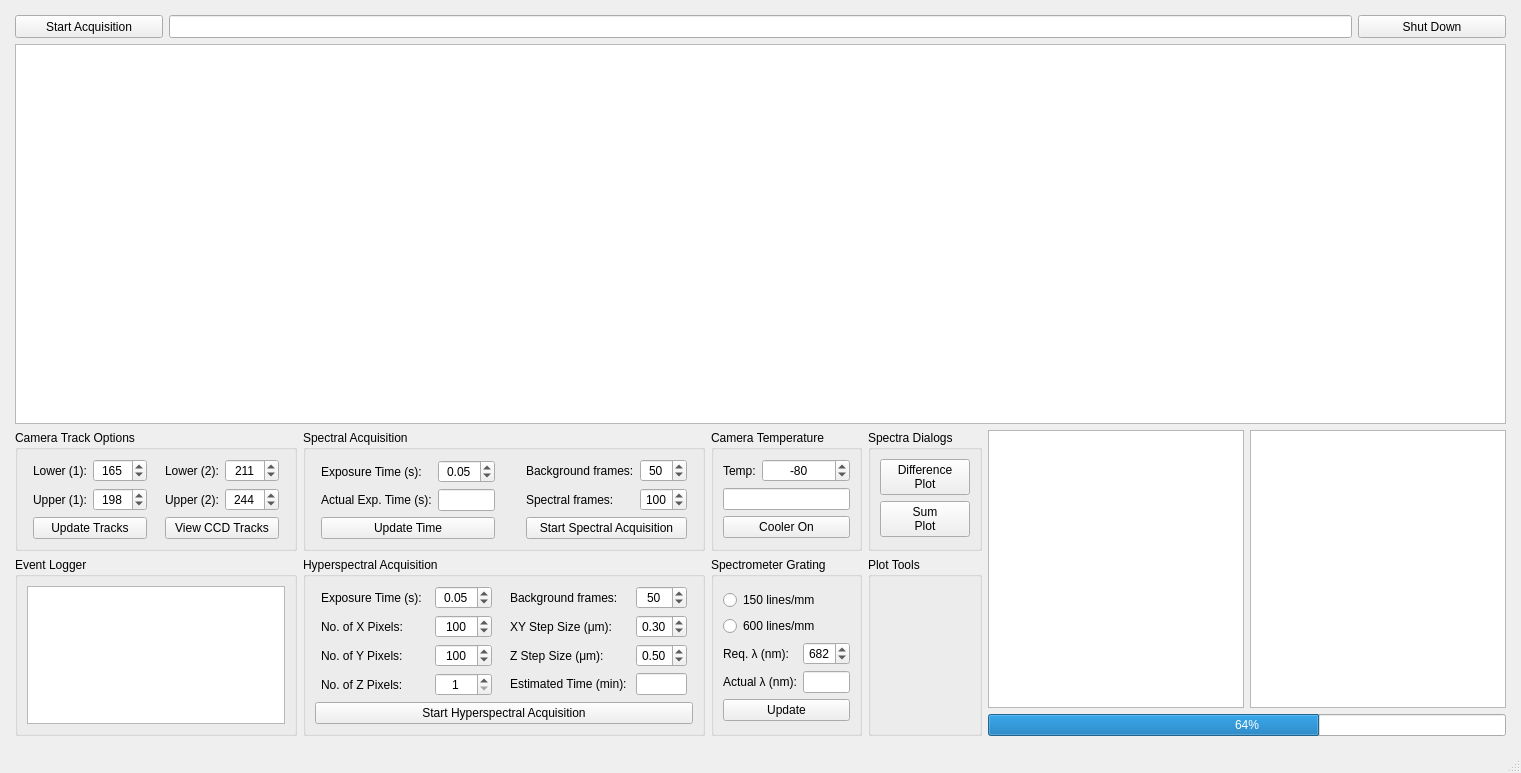
<?xml version="1.0" encoding="UTF-8"?>
<ui version="4.0">
 <author>Priyank Shah</author>
 <class>MainWindow</class>
 <widget class="QMainWindow" name="MainWindow">
  <property name="geometry">
   <rect>
    <x>0</x>
    <y>0</y>
    <width>1468</width>
    <height>773</height>
   </rect>
  </property>
  <property name="windowTitle">
   <string>MainWindow</string>
  </property>
  <property name="styleSheet">
   <string notr="true"/>
  </property>
  <widget class="QWidget" name="centralwidget">
   <layout class="QGridLayout" name="gridLayout" rowstretch="4,66,30">
    <property name="leftMargin">
     <number>15</number>
    </property>
    <property name="topMargin">
     <number>15</number>
    </property>
    <property name="rightMargin">
     <number>15</number>
    </property>
    <property name="bottomMargin">
     <number>15</number>
    </property>
    <item row="0" column="1" colspan="2">
     <layout class="QHBoxLayout" name="horizontalLayout_2" stretch="10,80,10">
      <item>
       <widget class="QPushButton" name="buttonMainStartAcquisition">
        <property name="sizePolicy">
         <sizepolicy hsizetype="Minimum" vsizetype="Minimum">
          <horstretch>0</horstretch>
          <verstretch>0</verstretch>
         </sizepolicy>
        </property>
        <property name="toolTip">
         <string>&lt;html&gt;&lt;head/&gt;&lt;body&gt;&lt;p&gt;Start/Stop acquisition. This will give a live view of the tracks on the camera at the set exposure time.&lt;/p&gt;&lt;/body&gt;&lt;/html&gt;</string>
        </property>
        <property name="text">
         <string>Start Acquisition</string>
        </property>
       </widget>
      </item>
      <item>
       <widget class="QLineEdit" name="mainStatus">
        <property name="sizePolicy">
         <sizepolicy hsizetype="Expanding" vsizetype="Minimum">
          <horstretch>0</horstretch>
          <verstretch>0</verstretch>
         </sizepolicy>
        </property>
        <property name="alignment">
         <set>Qt::AlignCenter</set>
        </property>
        <property name="readOnly">
         <bool>true</bool>
        </property>
       </widget>
      </item>
      <item>
       <widget class="QPushButton" name="buttonMainShutdown">
        <property name="sizePolicy">
         <sizepolicy hsizetype="Preferred" vsizetype="Minimum">
          <horstretch>0</horstretch>
          <verstretch>0</verstretch>
         </sizepolicy>
        </property>
        <property name="text">
         <string>Shut Down</string>
        </property>
       </widget>
      </item>
     </layout>
    </item>
    <item row="1" column="1" colspan="2">
     <layout class="QHBoxLayout" name="horizontalLayout_4" stretch="95">
      <item>
       <layout class="QVBoxLayout" name="verticalLayout_3">
        <item>
         <widget class="PlotWidget" name="specwinMain">
          <property name="sizePolicy">
           <sizepolicy hsizetype="Preferred" vsizetype="Minimum">
            <horstretch>0</horstretch>
            <verstretch>0</verstretch>
           </sizepolicy>
          </property>
         </widget>
        </item>
       </layout>
      </item>
     </layout>
    </item>
    <item row="2" column="1" colspan="2">
     <layout class="QHBoxLayout" name="horizontalLayout_3" stretch="45,55">
      <item>
       <layout class="QGridLayout" name="gridLayout_4" rowstretch="0,0,0,0" columnstretch="45,0,25,0,15,0,15">
        <item row="1" column="0">
         <widget class="QGroupBox" name="groupBox_4">
          <property name="title">
           <string>Camera Track Options</string>
          </property>
          <layout class="QGridLayout" name="gridLayout_3" rowstretch="0" columnstretch="47,6,47">
           <property name="sizeConstraint">
            <enum>QLayout::SetMinimumSize</enum>
           </property>
           <property name="verticalSpacing">
            <number>6</number>
           </property>
           <item row="0" column="0">
            <layout class="QFormLayout" name="formLayout_3">
             <property name="sizeConstraint">
              <enum>QLayout::SetNoConstraint</enum>
             </property>
             <property name="formAlignment">
              <set>Qt::AlignLeading|Qt::AlignLeft|Qt::AlignVCenter</set>
             </property>
             <property name="leftMargin">
              <number>6</number>
             </property>
             <property name="rightMargin">
              <number>6</number>
             </property>
             <item row="0" column="0">
              <widget class="QLabel" name="label">
               <property name="sizePolicy">
                <sizepolicy hsizetype="Preferred" vsizetype="MinimumExpanding">
                 <horstretch>0</horstretch>
                 <verstretch>0</verstretch>
                </sizepolicy>
               </property>
               <property name="text">
                <string>Lower (1):</string>
               </property>
              </widget>
             </item>
             <item row="1" column="1">
              <widget class="QSpinBox" name="camtrackUpper1">
               <property name="alignment">
                <set>Qt::AlignCenter</set>
               </property>
               <property name="minimum">
                <number>1</number>
               </property>
               <property name="maximum">
                <number>1024</number>
               </property>
               <property name="value">
                <number>198</number>
               </property>
              </widget>
             </item>
             <item row="2" column="0" colspan="2">
              <widget class="QPushButton" name="buttonCamtrackUpdate">
               <property name="text">
                <string>Update Tracks</string>
               </property>
              </widget>
             </item>
             <item row="0" column="1">
              <widget class="QSpinBox" name="camtrackLower1">
               <property name="alignment">
                <set>Qt::AlignCenter</set>
               </property>
               <property name="minimum">
                <number>1</number>
               </property>
               <property name="maximum">
                <number>1024</number>
               </property>
               <property name="value">
                <number>165</number>
               </property>
              </widget>
             </item>
             <item row="1" column="0">
              <widget class="QLabel" name="label_2">
               <property name="text">
                <string>Upper (1):</string>
               </property>
              </widget>
             </item>
            </layout>
           </item>
           <item row="0" column="2">
            <layout class="QFormLayout" name="formLayout_4">
             <property name="formAlignment">
              <set>Qt::AlignLeading|Qt::AlignLeft|Qt::AlignVCenter</set>
             </property>
             <property name="leftMargin">
              <number>6</number>
             </property>
             <property name="rightMargin">
              <number>6</number>
             </property>
             <item row="0" column="0">
              <widget class="QLabel" name="label_3">
               <property name="text">
                <string>Lower (2):</string>
               </property>
              </widget>
             </item>
             <item row="2" column="0" colspan="2">
              <widget class="QPushButton" name="buttonCamtrackView">
               <property name="text">
                <string>View CCD Tracks</string>
               </property>
              </widget>
             </item>
             <item row="1" column="1">
              <widget class="QSpinBox" name="camtrackUpper2">
               <property name="alignment">
                <set>Qt::AlignCenter</set>
               </property>
               <property name="minimum">
                <number>1</number>
               </property>
               <property name="maximum">
                <number>1024</number>
               </property>
               <property name="value">
                <number>244</number>
               </property>
              </widget>
             </item>
             <item row="0" column="1">
              <widget class="QSpinBox" name="camtrackLower2">
               <property name="alignment">
                <set>Qt::AlignCenter</set>
               </property>
               <property name="minimum">
                <number>1</number>
               </property>
               <property name="maximum">
                <number>1024</number>
               </property>
               <property name="value">
                <number>211</number>
               </property>
              </widget>
             </item>
             <item row="1" column="0">
              <widget class="QLabel" name="label_4">
               <property name="text">
                <string>Upper (2):</string>
               </property>
              </widget>
             </item>
            </layout>
           </item>
           <item row="0" column="1">
            <spacer name="horizontalSpacer">
             <property name="orientation">
              <enum>Qt::Horizontal</enum>
             </property>
             <property name="sizeHint" stdset="0">
              <size>
               <width>40</width>
               <height>20</height>
              </size>
             </property>
            </spacer>
           </item>
          </layout>
         </widget>
        </item>
        <item row="3" column="3">
         <spacer name="horizontalSpacer_5">
          <property name="orientation">
           <enum>Qt::Horizontal</enum>
          </property>
          <property name="sizeHint" stdset="0">
           <size>
            <width>40</width>
            <height>20</height>
           </size>
          </property>
         </spacer>
        </item>
        <item row="3" column="5">
         <spacer name="horizontalSpacer_6">
          <property name="orientation">
           <enum>Qt::Horizontal</enum>
          </property>
          <property name="sizeHint" stdset="0">
           <size>
            <width>40</width>
            <height>20</height>
           </size>
          </property>
         </spacer>
        </item>
        <item row="1" column="2">
         <widget class="QGroupBox" name="groupBox_5">
          <property name="title">
           <string>Spectral Acquisition</string>
          </property>
          <layout class="QGridLayout" name="gridLayout_8" columnstretch="47,6,47">
           <item row="0" column="2">
            <layout class="QFormLayout" name="formLayout_8">
             <property name="formAlignment">
              <set>Qt::AlignLeading|Qt::AlignLeft|Qt::AlignVCenter</set>
             </property>
             <property name="leftMargin">
              <number>6</number>
             </property>
             <property name="rightMargin">
              <number>6</number>
             </property>
             <item row="0" column="0">
              <widget class="QLabel" name="label_7">
               <property name="text">
                <string>Background frames:</string>
               </property>
              </widget>
             </item>
             <item row="1" column="0">
              <widget class="QLabel" name="label_8">
               <property name="text">
                <string>Spectral frames:</string>
               </property>
              </widget>
             </item>
             <item row="2" column="0" colspan="2">
              <widget class="QPushButton" name="buttonSpectralStart">
               <property name="text">
                <string>Start Spectral Acquisition</string>
               </property>
              </widget>
             </item>
             <item row="0" column="1">
              <widget class="QSpinBox" name="spectralBackgroundFrames">
               <property name="alignment">
                <set>Qt::AlignCenter</set>
               </property>
               <property name="minimum">
                <number>1</number>
               </property>
               <property name="maximum">
                <number>999</number>
               </property>
               <property name="value">
                <number>50</number>
               </property>
              </widget>
             </item>
             <item row="1" column="1">
              <widget class="QSpinBox" name="spectralFrames">
               <property name="alignment">
                <set>Qt::AlignCenter</set>
               </property>
               <property name="maximum">
                <number>999</number>
               </property>
               <property name="value">
                <number>100</number>
               </property>
              </widget>
             </item>
            </layout>
           </item>
           <item row="0" column="0">
            <layout class="QFormLayout" name="formLayout_7">
             <property name="formAlignment">
              <set>Qt::AlignLeading|Qt::AlignLeft|Qt::AlignVCenter</set>
             </property>
             <property name="leftMargin">
              <number>6</number>
             </property>
             <property name="rightMargin">
              <number>6</number>
             </property>
             <item row="0" column="0">
              <widget class="QLabel" name="label_5">
               <property name="text">
                <string>Exposure Time (s):</string>
               </property>
              </widget>
             </item>
             <item row="1" column="0">
              <widget class="QLabel" name="label_6">
               <property name="text">
                <string>Actual Exp. Time (s):</string>
               </property>
              </widget>
             </item>
             <item row="2" column="0" colspan="2">
              <widget class="QPushButton" name="buttonSpectralUpdate">
               <property name="text">
                <string>Update Time</string>
               </property>
              </widget>
             </item>
             <item row="0" column="1">
              <widget class="QDoubleSpinBox" name="spectralRequiredTime">
               <property name="alignment">
                <set>Qt::AlignCenter</set>
               </property>
               <property name="minimum">
                <double>0.010000000000000</double>
               </property>
               <property name="maximum">
                <double>10.000000000000000</double>
               </property>
               <property name="singleStep">
                <double>0.010000000000000</double>
               </property>
               <property name="value">
                <double>0.050000000000000</double>
               </property>
              </widget>
             </item>
             <item row="1" column="1">
              <widget class="QLineEdit" name="spectralActualTime">
               <property name="alignment">
                <set>Qt::AlignCenter</set>
               </property>
               <property name="readOnly">
                <bool>true</bool>
               </property>
              </widget>
             </item>
            </layout>
           </item>
           <item row="0" column="1">
            <spacer name="horizontalSpacer_2">
             <property name="orientation">
              <enum>Qt::Horizontal</enum>
             </property>
             <property name="sizeHint" stdset="0">
              <size>
               <width>40</width>
               <height>20</height>
              </size>
             </property>
            </spacer>
           </item>
          </layout>
         </widget>
        </item>
        <item row="1" column="6">
         <widget class="QGroupBox" name="groupBox">
          <property name="title">
           <string>Spectra Dialogs</string>
          </property>
          <layout class="QGridLayout" name="gridLayout_9">
           <item row="0" column="0">
            <widget class="QPushButton" name="buttonDialogsDifference">
             <property name="text">
              <string>Difference
Plot</string>
             </property>
            </widget>
           </item>
           <item row="1" column="0">
            <widget class="QPushButton" name="buttonDialogsSum">
             <property name="text">
              <string>Sum
Plot</string>
             </property>
            </widget>
           </item>
          </layout>
         </widget>
        </item>
        <item row="3" column="2">
         <widget class="QGroupBox" name="groupBox_7">
          <property name="title">
           <string>Hyperspectral Acquisition</string>
          </property>
          <layout class="QGridLayout" name="gridLayout_7" rowstretch="80,20" columnstretch="50,50">
           <item row="1" column="0" colspan="2">
            <layout class="QHBoxLayout" name="horizontalLayout_7">
             <item>
              <widget class="QPushButton" name="buttonHyperspectralStart">
               <property name="text">
                <string>Start Hyperspectral Acquisition</string>
               </property>
              </widget>
             </item>
            </layout>
           </item>
           <item row="0" column="1">
            <layout class="QFormLayout" name="formLayout_10">
             <property name="leftMargin">
              <number>6</number>
             </property>
             <property name="rightMargin">
              <number>6</number>
             </property>
             <item row="0" column="0">
              <widget class="QLabel" name="label_13">
               <property name="text">
                <string>Background frames: </string>
               </property>
              </widget>
             </item>
             <item row="1" column="0">
              <widget class="QLabel" name="label_14">
               <property name="text">
                <string>XY Step Size (μm): </string>
               </property>
              </widget>
             </item>
             <item row="2" column="0">
              <widget class="QLabel" name="label_15">
               <property name="text">
                <string>Z Step Size (μm):</string>
               </property>
              </widget>
             </item>
             <item row="3" column="0">
              <widget class="QLabel" name="label_16">
               <property name="text">
                <string>Estimated Time (min): </string>
               </property>
              </widget>
             </item>
             <item row="0" column="1">
              <widget class="QSpinBox" name="hyperspectralBackgroundFrames">
               <property name="alignment">
                <set>Qt::AlignCenter</set>
               </property>
               <property name="minimum">
                <number>1</number>
               </property>
               <property name="maximum">
                <number>999</number>
               </property>
               <property name="value">
                <number>50</number>
               </property>
              </widget>
             </item>
             <item row="1" column="1">
              <widget class="QDoubleSpinBox" name="hyperspectralXYStep">
               <property name="alignment">
                <set>Qt::AlignCenter</set>
               </property>
               <property name="minimum">
                <double>0.010000000000000</double>
               </property>
               <property name="maximum">
                <double>1.000000000000000</double>
               </property>
               <property name="singleStep">
                <double>0.010000000000000</double>
               </property>
               <property name="value">
                <double>0.300000000000000</double>
               </property>
              </widget>
             </item>
             <item row="2" column="1">
              <widget class="QDoubleSpinBox" name="hyperspectralZStep">
               <property name="alignment">
                <set>Qt::AlignCenter</set>
               </property>
               <property name="minimum">
                <double>0.010000000000000</double>
               </property>
               <property name="maximum">
                <double>1.000000000000000</double>
               </property>
               <property name="singleStep">
                <double>0.010000000000000</double>
               </property>
               <property name="value">
                <double>0.500000000000000</double>
               </property>
              </widget>
             </item>
             <item row="3" column="1">
              <widget class="QLineEdit" name="hyperspectralEstTime">
               <property name="alignment">
                <set>Qt::AlignCenter</set>
               </property>
               <property name="readOnly">
                <bool>true</bool>
               </property>
              </widget>
             </item>
            </layout>
           </item>
           <item row="0" column="0">
            <layout class="QFormLayout" name="formLayout_9">
             <property name="leftMargin">
              <number>6</number>
             </property>
             <property name="rightMargin">
              <number>6</number>
             </property>
             <item row="0" column="0">
              <widget class="QLabel" name="label_9">
               <property name="text">
                <string>Exposure Time (s):  </string>
               </property>
              </widget>
             </item>
             <item row="1" column="0">
              <widget class="QLabel" name="label_10">
               <property name="text">
                <string>No. of X Pixels:</string>
               </property>
              </widget>
             </item>
             <item row="2" column="0">
              <widget class="QLabel" name="label_11">
               <property name="text">
                <string>No. of Y Pixels:</string>
               </property>
              </widget>
             </item>
             <item row="3" column="0">
              <widget class="QLabel" name="label_12">
               <property name="text">
                <string>No. of Z Pixels:</string>
               </property>
              </widget>
             </item>
             <item row="0" column="1">
              <widget class="QDoubleSpinBox" name="hyperspectralRequiredTime">
               <property name="alignment">
                <set>Qt::AlignCenter</set>
               </property>
               <property name="minimum">
                <double>0.010000000000000</double>
               </property>
               <property name="maximum">
                <double>10.000000000000000</double>
               </property>
               <property name="singleStep">
                <double>0.010000000000000</double>
               </property>
               <property name="value">
                <double>0.050000000000000</double>
               </property>
              </widget>
             </item>
             <item row="1" column="1">
              <widget class="QSpinBox" name="hyperspectralXPix">
               <property name="alignment">
                <set>Qt::AlignCenter</set>
               </property>
               <property name="minimum">
                <number>1</number>
               </property>
               <property name="maximum">
                <number>999</number>
               </property>
               <property name="value">
                <number>100</number>
               </property>
              </widget>
             </item>
             <item row="2" column="1">
              <widget class="QSpinBox" name="hyperspectralYPix">
               <property name="alignment">
                <set>Qt::AlignCenter</set>
               </property>
               <property name="minimum">
                <number>1</number>
               </property>
               <property name="maximum">
                <number>999</number>
               </property>
               <property name="value">
                <number>100</number>
               </property>
              </widget>
             </item>
             <item row="3" column="1">
              <widget class="QSpinBox" name="hyperspectralZPix">
               <property name="alignment">
                <set>Qt::AlignCenter</set>
               </property>
               <property name="minimum">
                <number>1</number>
               </property>
               <property name="maximum">
                <number>999</number>
               </property>
               <property name="value">
                <number>1</number>
               </property>
              </widget>
             </item>
            </layout>
           </item>
          </layout>
         </widget>
        </item>
        <item row="3" column="0">
         <widget class="QGroupBox" name="groupBox_6">
          <property name="title">
           <string>Event Logger</string>
          </property>
          <layout class="QGridLayout" name="gridLayout_6">
           <item row="0" column="0">
            <widget class="QPlainTextEdit" name="eventLogger">
             <property name="readOnly">
              <bool>true</bool>
             </property>
            </widget>
           </item>
          </layout>
         </widget>
        </item>
        <item row="3" column="4">
         <widget class="QGroupBox" name="groupBox_9">
          <property name="title">
           <string>Spectrometer Grating</string>
          </property>
          <layout class="QFormLayout" name="formLayout_14">
           <property name="formAlignment">
            <set>Qt::AlignLeading|Qt::AlignLeft|Qt::AlignVCenter</set>
           </property>
           <item row="0" column="0" colspan="2">
            <widget class="QRadioButton" name="grating150">
             <property name="text">
              <string>150 lines/mm</string>
             </property>
            </widget>
           </item>
           <item row="1" column="0" colspan="2">
            <widget class="QRadioButton" name="grating600">
             <property name="text">
              <string>600 lines/mm</string>
             </property>
            </widget>
           </item>
           <item row="2" column="0">
            <widget class="QLabel" name="label_20">
             <property name="text">
              <string>Req. λ (nm):</string>
             </property>
            </widget>
           </item>
           <item row="4" column="0" colspan="2">
            <widget class="QPushButton" name="buttonGratingUpdate">
             <property name="text">
              <string>Update</string>
             </property>
            </widget>
           </item>
           <item row="3" column="0">
            <widget class="QLabel" name="label_17">
             <property name="text">
              <string>Actual λ (nm):</string>
             </property>
            </widget>
           </item>
           <item row="3" column="1">
            <widget class="QLineEdit" name="gratingActualWavelength">
             <property name="alignment">
              <set>Qt::AlignCenter</set>
             </property>
             <property name="readOnly">
              <bool>true</bool>
             </property>
            </widget>
           </item>
           <item row="2" column="1">
            <widget class="QSpinBox" name="gratingRequiredWavelength">
             <property name="alignment">
              <set>Qt::AlignCenter</set>
             </property>
             <property name="minimum">
              <number>300</number>
             </property>
             <property name="maximum">
              <number>999</number>
             </property>
             <property name="value">
              <number>682</number>
             </property>
            </widget>
           </item>
          </layout>
         </widget>
        </item>
        <item row="3" column="6">
         <widget class="QGroupBox" name="groupBox_2">
          <property name="title">
           <string>Plot Tools</string>
          </property>
         </widget>
        </item>
        <item row="1" column="4">
         <widget class="QGroupBox" name="groupBox_10">
          <property name="title">
           <string>Camera Temperature</string>
          </property>
          <layout class="QFormLayout" name="formLayout_13">
           <item row="2" column="0" colspan="2">
            <widget class="QPushButton" name="buttonCameratempCooler">
             <property name="text">
              <string>Cooler On</string>
             </property>
            </widget>
           </item>
           <item row="0" column="0">
            <widget class="QLabel" name="label_19">
             <property name="text">
              <string>Temp:</string>
             </property>
            </widget>
           </item>
           <item row="0" column="1">
            <widget class="QSpinBox" name="cameratempRequiredTemp">
             <property name="alignment">
              <set>Qt::AlignCenter</set>
             </property>
             <property name="minimum">
              <number>-100</number>
             </property>
             <property name="maximum">
              <number>30</number>
             </property>
             <property name="value">
              <number>-80</number>
             </property>
            </widget>
           </item>
           <item row="1" column="0" colspan="2">
            <widget class="QLineEdit" name="cameratempActualTemp">
             <property name="alignment">
              <set>Qt::AlignCenter</set>
             </property>
             <property name="readOnly">
              <bool>true</bool>
             </property>
            </widget>
           </item>
          </layout>
         </widget>
        </item>
        <item row="3" column="1">
         <spacer name="horizontalSpacer_4">
          <property name="orientation">
           <enum>Qt::Horizontal</enum>
          </property>
          <property name="sizeHint" stdset="0">
           <size>
            <width>40</width>
            <height>20</height>
           </size>
          </property>
         </spacer>
        </item>
        <item row="2" column="2">
         <spacer name="verticalSpacer">
          <property name="orientation">
           <enum>Qt::Vertical</enum>
          </property>
          <property name="sizeHint" stdset="0">
           <size>
            <width>20</width>
            <height>40</height>
           </size>
          </property>
         </spacer>
        </item>
       </layout>
      </item>
      <item>
       <layout class="QGridLayout" name="gridLayout_5" rowstretch="98,0" columnstretch="40,60">
        <item row="0" column="1">
         <widget class="PlotWidget" name="specwinPrevious">
          <property name="sizePolicy">
           <sizepolicy hsizetype="Minimum" vsizetype="Minimum">
            <horstretch>0</horstretch>
            <verstretch>0</verstretch>
           </sizepolicy>
          </property>
         </widget>
        </item>
        <item row="0" column="0">
         <widget class="ImageView" name="imagewinMain">
          <property name="sizePolicy">
           <sizepolicy hsizetype="Minimum" vsizetype="Expanding">
            <horstretch>0</horstretch>
            <verstretch>0</verstretch>
           </sizepolicy>
          </property>
         </widget>
        </item>
        <item row="1" column="0" colspan="2">
         <widget class="QProgressBar" name="progressbar">
          <property name="sizePolicy">
           <sizepolicy hsizetype="Minimum" vsizetype="Minimum">
            <horstretch>0</horstretch>
            <verstretch>0</verstretch>
           </sizepolicy>
          </property>
          <property name="value">
           <number>64</number>
          </property>
         </widget>
        </item>
       </layout>
      </item>
     </layout>
    </item>
   </layout>
  </widget>
  <widget class="QMenuBar" name="menubar">
   <property name="geometry">
    <rect>
     <x>0</x>
     <y>0</y>
     <width>1468</width>
     <height>21</height>
    </rect>
   </property>
  </widget>
  <widget class="QStatusBar" name="statusbar"/>
  <action name="actionOpen_Hyperspectral_Viewer">
   <property name="text">
    <string>Open Hyperspectral Viewer</string>
   </property>
   <property name="shortcut">
    <string>Ctrl+H</string>
   </property>
  </action>
  <action name="actionOpen_Sum_Spectrum">
   <property name="text">
    <string>Open Sum Spectrum</string>
   </property>
  </action>
  <action name="actionOpen_Difference_Spectrum">
   <property name="text">
    <string>Open Difference Spectrum</string>
   </property>
  </action>
  <action name="actionExit">
   <property name="text">
    <string>Exit</string>
   </property>
  </action>
 </widget>
 <customwidgets>
  <customwidget>
   <class>PlotWidget</class>
   <extends>QGraphicsView</extends>
   <header location="global">pyqtgraph</header>
  </customwidget>
  <customwidget>
   <class>ImageView</class>
   <extends>QGraphicsView</extends>
   <header location="global">pyqtgraph</header>
  </customwidget>
 </customwidgets>
 <tabstops>
  <tabstop>buttonMainStartAcquisition</tabstop>
  <tabstop>mainStatus</tabstop>
  <tabstop>buttonMainShutdown</tabstop>
  <tabstop>specwinMain</tabstop>
  <tabstop>camtrackLower1</tabstop>
  <tabstop>camtrackUpper1</tabstop>
  <tabstop>camtrackLower2</tabstop>
  <tabstop>camtrackUpper2</tabstop>
  <tabstop>buttonCamtrackUpdate</tabstop>
  <tabstop>buttonCamtrackView</tabstop>
  <tabstop>spectralRequiredTime</tabstop>
  <tabstop>spectralBackgroundFrames</tabstop>
  <tabstop>spectralActualTime</tabstop>
  <tabstop>spectralFrames</tabstop>
  <tabstop>buttonSpectralUpdate</tabstop>
  <tabstop>buttonSpectralStart</tabstop>
  <tabstop>cameratempRequiredTemp</tabstop>
  <tabstop>cameratempActualTemp</tabstop>
  <tabstop>buttonCameratempCooler</tabstop>
  <tabstop>buttonDialogsDifference</tabstop>
  <tabstop>buttonDialogsSum</tabstop>
  <tabstop>eventLogger</tabstop>
  <tabstop>hyperspectralRequiredTime</tabstop>
  <tabstop>hyperspectralBackgroundFrames</tabstop>
  <tabstop>hyperspectralXPix</tabstop>
  <tabstop>hyperspectralXYStep</tabstop>
  <tabstop>hyperspectralYPix</tabstop>
  <tabstop>hyperspectralZStep</tabstop>
  <tabstop>hyperspectralZPix</tabstop>
  <tabstop>hyperspectralEstTime</tabstop>
  <tabstop>buttonHyperspectralStart</tabstop>
  <tabstop>grating150</tabstop>
  <tabstop>grating600</tabstop>
  <tabstop>gratingRequiredWavelength</tabstop>
  <tabstop>gratingActualWavelength</tabstop>
  <tabstop>buttonGratingUpdate</tabstop>
  <tabstop>imagewinMain</tabstop>
  <tabstop>specwinPrevious</tabstop>
 </tabstops>
 <resources/>
 <connections/>
</ui>
